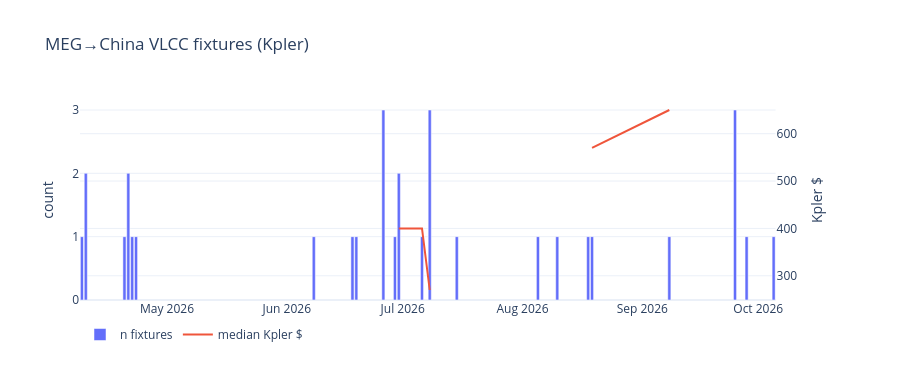

Source (notebook cell):
### Markdown cell above
## B — Fixtures MEG → China VLCC (counts only)

Kpler `size` caps the pull (default 1000). This is **reported** fixtures, not Baltic. Median `$` is Kpler’s print — colour only.

### Code cell
fx = cached(
    "kpler_fix_meg_china_vlcc_counts",
    lambda: kp.fixtures_vlcc_summary(cfg, START),
)
display(fx.tail(10))
fig = make_subplots(specs=[[{"secondary_y": True}]])
if not fx.empty:
    fig.add_trace(go.Bar(x=fx["Date"], y=fx["n_fixtures"], name="n fixtures"), secondary_y=False)
    fig.add_trace(go.Scatter(x=fx["Date"], y=fx["median_rate"], name="median Kpler $"), secondary_y=True)
fig.update_layout(title="MEG→China VLCC fixtures (Kpler)", template="plotly_white", height=380, legend=dict(orientation="h"))
fig.update_yaxes(title_text="count", secondary_y=False)
fig.update_yaxes(title_text="Kpler $", secondary_y=True)
fig.show()
n_last = int(fx.iloc[-1]["n_fixtures"]) if len(fx) else 0
display(Markdown(f"{len(fx)} days with ≥1 fixture in the pull. Last day n={n_last}."))

### Figure 1 — Plotly figure (JSON) as saved in the notebook; plotly's stock layout.template omitted (floating-point values rounded to 4 significant figures)
{"data": [{"name": "n fixtures", "type": "bar", "x": ["2026-04-09T00:00:00", "2026-04-10T00:00:00", "2026-04-20T00:00:00", "2026-04-21T00:00:00", "2026-04-22T00:00:00", "2026-04-23T00:00:00", "2026-06-08T00:00:00", "2026-06-18T00:00:00", "2026-06-19T00:00:00", "2026-06-26T00:00:00", "2026-06-29T00:00:00", "2026-06-30T00:00:00", "2026-07-06T00:00:00", "2026-07-08T00:00:00", "2026-07-15T00:00:00", "2026-08-05T00:00:00", "2026-08-10T00:00:00", "2026-08-18T00:00:00", "2026-08-19T00:00:00", "2026-09-08T00:00:00", "2026-09-25T00:00:00", "2026-09-28T00:00:00", "2026-10-05T00:00:00"], "xaxis": "x", "y": [1, 2, 1, 2, 1, 1, 1, 1, 1, 3, 1, 2, 1, 3, 1, 1, 1, 1, 1, 1, 3, 1, 1], "yaxis": "y"}, {"name": "median Kpler $", "type": "scatter", "x": ["2026-04-09T00:00:00", "2026-04-10T00:00:00", "2026-04-20T00:00:00", "2026-04-21T00:00:00", "2026-04-22T00:00:00", "2026-04-23T00:00:00", "2026-06-08T00:00:00", "2026-06-18T00:00:00", "2026-06-19T00:00:00", "2026-06-26T00:00:00", "2026-06-29T00:00:00", "2026-06-30T00:00:00", "2026-07-06T00:00:00", "2026-07-08T00:00:00", "2026-07-15T00:00:00", "2026-08-05T00:00:00", "2026-08-10T00:00:00", "2026-08-18T00:00:00", "2026-08-19T00:00:00", "2026-09-08T00:00:00", "2026-09-25T00:00:00", "2026-09-28T00:00:00", "2026-10-05T00:00:00"], "xaxis": "x", "y": [NaN, NaN, NaN, NaN, NaN, NaN, NaN, NaN, NaN, 410.0, NaN, 400.0, 400.0, 270.0, NaN, 465.0, NaN, NaN, 570.0, 650.0, NaN, NaN, NaN], "yaxis": "y2"}], "layout": {"height": 380, "legend": {"orientation": "h"}, "title": {"text": "MEG→China VLCC fixtures (Kpler)"}, "xaxis": {"anchor": "y", "domain": [0, 0.94]}, "yaxis": {"anchor": "x", "domain": [0, 1], "title": {"text": "count"}}, "yaxis2": {"anchor": "x", "overlaying": "y", "side": "right", "title": {"text": "Kpler $"}}}}
